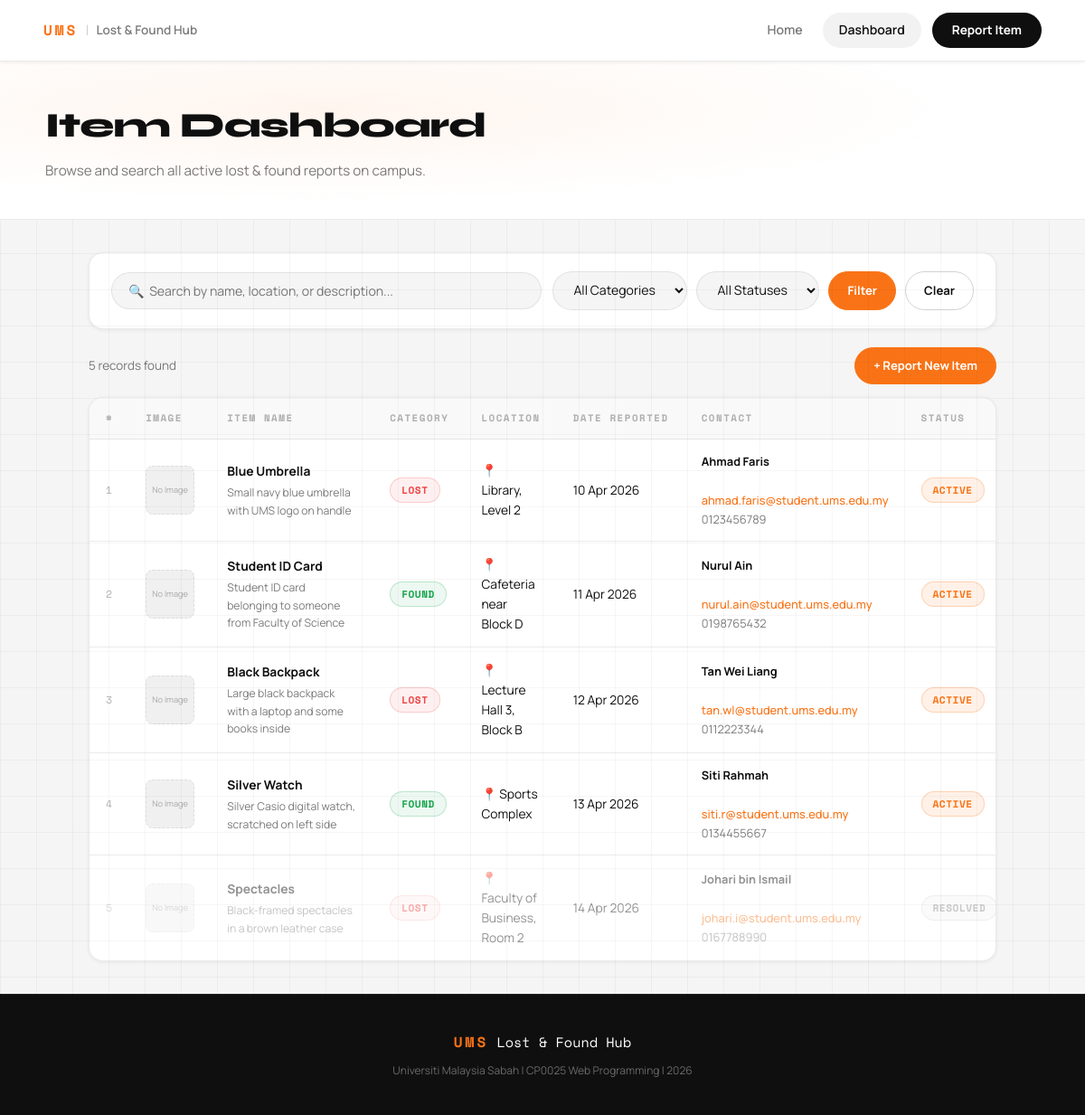
Page /dashboard.php on the committed database.
### tables this page shows
CREATE TABLE items (
    id          INT AUTO_INCREMENT PRIMARY KEY,
    item_name   VARCHAR(255)    NOT NULL,
    description TEXT            NOT NULL,
    category    ENUM('Lost','Found') NOT NULL,
    location    VARCHAR(255)    NOT NULL,
    date_reported DATE          NOT NULL,
    contact_name  VARCHAR(150)  NOT NULL,
    contact_email VARCHAR(255)  NOT NULL,
    contact_phone VARCHAR(20)   NOT NULL,
    image_path  VARCHAR(500)    DEFAULT NULL,
    status      ENUM('Active','Resolved') DEFAULT 'Active',
    created_at  TIMESTAMP       DEFAULT CURRENT_TIMESTAMP
);

### dashboard.php (the view, shortened to what this page needs)
<?php
include 'db_config.php';
$search   = isset($_GET['search'])   ? mysqli_real_escape_string($conn, trim($_GET['search']))   : '';
$where = "WHERE 1=1";
$sql    = "SELECT * FROM items $where ORDER BY created_at DESC";
$result = mysqli_query($conn, $sql);
$count  = mysqli_num_rows($result);
?>
<!DOCTYPE html>
<html lang="en">
<head>
    <link rel="stylesheet" href="style.css">
</head>
<body>
    <nav class="navbar">
        <div class="nav-brand">
            <a href="index.php" style="text-decoration:none; display:flex; align-items:center; gap:8px;">
                <span class="brand-ums">UMS</span>
                <span class="brand-sep">|</span>
                <span class="brand-title">Lost &amp; Found Hub</span>
            </a>
        </div>
        <div class="nav-links">
            <a href="index.php" class="nav-link">Home</a>
            <a href="dashboard.php" class="nav-link active">Dashboard</a>
            <a href="add_item.php" class="nav-link nav-cta">Report Item</a>
        </div>
    </nav>
    <div class="page-header">
        <div class="page-header-inner">
            <h1 class="page-title">Item Dashboard</h1>
            <p class="page-sub">Browse and search all active lost &amp; found reports on campus.</p>
        </div>
    </div>
    <main class="main-container">
        <div class="filter-bar">
            <form method="GET" action="dashboard.php" class="filter-form">
                <div class="filter-group">
                    <input
                        type="text"
                        name="search"
                        class="filter-input"
                        placeholder="🔍  Search by name, location, or description..."
                        value="<?php echo htmlspecialchars($search); ?>"
                    >
                </div>
                <div class="filter-group filter-selects">
                    <select name="category" class="filter-select">
                        <option value="">All Categories</option>
                    </select>
                    <select name="status" class="filter-select">
                        <option value="">All Statuses</option>
                    </select>
                    <button type="submit" class="btn btn-primary btn-sm">Filter</button>
                    <a href="dashboard.php" class="btn btn-outline btn-sm">Clear</a>
                </div>
            </form>
        </div>
        <div class="result-bar">
            <span class="result-count">
                <?php echo $count; ?> record<?php echo ($count != 1 ? 's' : ''); ?> found
            </span>
            <a href="add_item.php" class="btn btn-primary btn-sm">+ Report New Item</a>
        </div>
        <div class="table-wrap">
            <table class="data-table">
                <thead>
                    <tr>
                        <th>#</th>
                        <th>Image</th>
                        <th>Item Name</th>
                        <th>Category</th>
                        <th>Location</th>
                        <th>Date Reported</th>
                        <th>Contact</th>
                        <th>Status</th>
                    </tr>
                </thead>
                <tbody>
                <?php
                if ($count > 0) {
                    $no = 1;
                    while ($row = mysqli_fetch_assoc($result)) {
                        $catClass    = strtolower($row['category']);
                        $statusClass = strtolower($row['status']);
                        echo "<tr class='item-row $statusClass-row'>";
                        echo "<td class='td-num'>" . $no++ . "</td>";
                        echo "<td class='td-img'>";
                        if (!empty($row['image_path']) && file_exists($row['image_path'])) {
                            echo "<img src='" . htmlspecialchars($row['image_path']) . "' alt='Item Image' class='thumb'>";
                        } else {
                            echo "<div class='no-img'>No Image</div>";
                        }
                        echo "</td>";
                        echo "<td class='td-name'><strong>" . htmlspecialchars($row['item_name']) . "</strong><br><span class='td-desc'>" . htmlspecialchars(substr($row['description'], 0, 60)) . (strlen($row['description'])>60?'...':'') . "</span></td>";
                        echo "<td><span class='badge badge-" . $catClass . "'>" . htmlspecialchars($row['category']) . "</span></td>";
                        echo "<td>📍 " . htmlspecialchars($row['location']) . "</td>";
                        echo "<td>" . date('d M Y', strtotime($row['date_reported'])) . "</td>";
                        echo "<td class='td-contact'><strong>" . htmlspecialchars($row['contact_name']) . "</strong><br><a href='mailto:" . htmlspecialchars($row['contact_email']) . "' class='email-link'>" . htmlspecialchars($row['contact_email']) . "</a><br>" . htmlspecialchars($row['contact_phone']) . "</td>";
                        echo "<td><span class='badge badge-" . $statusClass . "'>" . htmlspecialchars($row['status']) . "</span></td>";
                        echo "</tr>";
                    }
                } else {
                    echo "<tr><td colspan='9' class='empty-row'>No records found. <a href='dashboard.php'>Clear filters</a> or <a href='add_item.php'>add a new report</a>.</td></tr>";
                }
                ?>
                </tbody>
            </table>
        </div>
    </main>
    <footer class="footer">
        <div class="footer-inner">
            <div class="footer-brand"><span class="brand-ums">UMS</span> Lost &amp; Found Hub</div>
            <p class="footer-sub">Universiti Malaysia Sabah | CP0025 Web Programming | 2026</p>
        </div>
    </footer>
</body>
</html>

### rows in the picture
items: shows "No Image", item_name "Blue Umbrella", description "Small navy blue umbrella with UMS logo on handle", category "LOST", location "Library, Level 2", date_reported "10 Apr 2026", contact_name "Ahmad Faris", contact_email "ahmad.faris@student.ums.edu.my", contact_phone "0123456789", status "ACTIVE"
items: shows "No Image", item_name "Student ID Card", description "Student ID card belonging to someone from Faculty of Science", category "FOUND", location "Cafeteria near Block D", date_reported "11 Apr 2026", contact_name "Nurul Ain", contact_email "nurul.ain@student.ums.edu.my", contact_phone "0198765432", status "ACTIVE"
items: shows "No Image", item_name "Black Backpack", description "Large black backpack with a laptop and some books inside", category "LOST", location "Lecture Hall 3, Block B", date_reported "12 Apr 2026", contact_name "Tan Wei Liang", contact_email "tan.wl@student.ums.edu.my", contact_phone "0112223344", status "ACTIVE"
items: shows "No Image", item_name "Silver Watch", description "Silver Casio digital watch, scratched on left side", category "FOUND", location "Sports Complex", date_reported "13 Apr 2026", contact_name "Siti Rahmah", contact_email "siti.r@student.ums.edu.my", contact_phone "0134455667", status "ACTIVE"
items: shows "No Image", item_name "Spectacles", description "Black-framed spectacles in a brown leather case", category "LOST", location "Faculty of Business, Room 2", date_reported "14 Apr 2026", contact_name "Johari bin Ismail", contact_email "johari.i@student.ums.edu.my", contact_phone "0167788990", status "RESOLVED"

### other values in the picture
$count "5"
